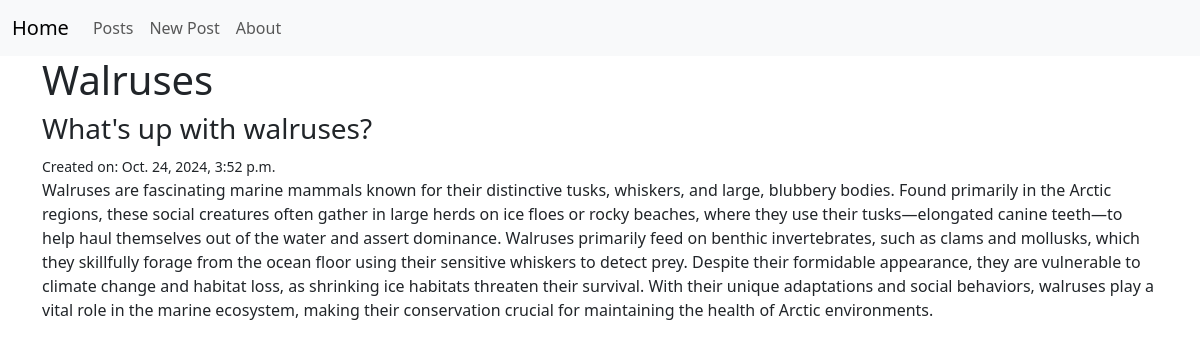
/posts/3/, run on the app's committed database.
### posts/models.py (models this page shows, shortened)
class Post(models.Model):                                   #inheritance
    title = models.CharField(max_length=128)                #composition
    subtitle = models.CharField(max_length=256)             #composition
    body = models.TextField()                               #composition
    created_on = models.DateTimeField(auto_now_add=True)    #composition

### posts/views.py (the view)
# urls.py: path("<int:pk>/", views.PostDetailView.as_view(), name="detail"),
class PostDetailView(DetailView):
    template_name = "posts/detail.html"
    model = Post

### templates/posts/detail.html (shortened to what this page needs)
{% extends 'base.html' %}
{% block content %}
<h1>{{ post.title }} </h1>
<h3>{{ post.subtitle }} </h3>
<small>Created on: {{ post.created_on }} </small>
<p>{{ post.body }} </p>
{% endblock content %}

### data on the page
Post: title "Walruses", subtitle "What's up with walruses?", created_on "Oct. 24, 2024, 3:52 p.m.", body "Walruses are fascinating marine mammals known for their distinctive tusks, whiskers, and large, blubbery bodies. Found primarily in the Arctic regions, these social creatures often gather in large herds on ice floes or rocky beaches, where they use their tusks—elongated canine teeth—to help haul themselves out of the water and assert dominance. Walruses primarily feed on benthic invertebrates, such as clams and mollusks, which they skillfully forage from the ocean floor using their sensitive whiskers to detect prey. Despite their formidable appearance, they are vulnerable to climate change and habitat loss, as shrinking ice habitats threaten their survival. With their unique adaptations and…"
